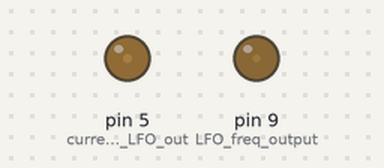
The sketch below on a simulated Arduino Uno, built with avr-gcc and run on an emulated ATmega328P. Shown: output pins drawn as LEDs (lit = HIGH). What the sketch prints to the serial monitor is not drawn.

Above: at 0.5 s.
Timing chart, 0 to 2.0 s (numbered marks = the images above):
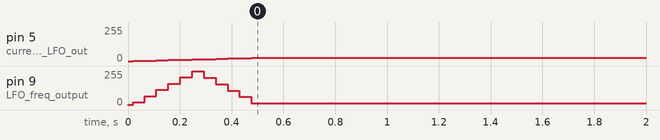

The sketch:

LFO_1.ino
```cpp
/*
 * LFO based on Seymour Clufley's code:
 * http://discuss.littlebits.cc/t/arduino-lfo-code-included/18567
 */

float max_pc = 100;
float max_in_voltage = 1024;
float last_freq = -1;
unsigned long endcyclems = 0;
float rem_pc = 100;
float cycleperiod = 0;

void setup() {
  pinMode(A1, INPUT); //controls speed of LFO
  pinMode(5, OUTPUT); //current stage of LFO out
  pinMode(9, OUTPUT); //LFO freq output
  Serial.begin(9600);
}

void loop() {
  unsigned long nowms = millis();
  float freq = max_pc / max_in_voltage * 10; //analogRead(A1);
  freq = max(freq,0.1);

  if (FloatDif(freq, last_freq) > 1 || nowms > endcyclems) {
    last_freq = freq;
    cycleperiod = freq * 500;
    endcyclems = nowms + (cycleperiod / max_pc * rem_pc);
  }

  float pc = max_pc - (max_pc / cycleperiod * (endcyclems - nowms) );

  WritePercentage(5, pc/10);

  float lfofreqpc = max_pc;

  if (pc < 50) {
    lfofreqpc = pc * 2;
  } else {
    if (pc > 50) {
      lfofreqpc = (100 - pc) * 2;
    }
  }

  WritePercentage(9, lfofreqpc);

  rem_pc = max_pc - pc;
  if (pc > 99) {
    rem_pc = 100;
  }

  Serial.print("LFO Frequency = ");
  Serial.print(lfofreqpc);
  Serial.print("    LFO Value = ");
  Serial.println(pc);
}

float FloatDif(float f1, float f2) {
  if (f1 < f2) {
    return f2 - f1;
  }
  return f1 - f2;
}

void WritePercentage(int outpin, float pctg) {
  int adjpctg = constrain(pctg * 2.55, 0, 255);
  analogWrite(outpin, adjpctg);
}
```

Measured:
- by itself, pin 5 (current_stage_of_LFO_out): moves from 0/255 to 24/255 over 0.46 s
- by itself, pin 9 (LFO_freq_output): rises from 0/255 to 252/255 in 0.25 s, then falls to 13/255 in 0.23 s
